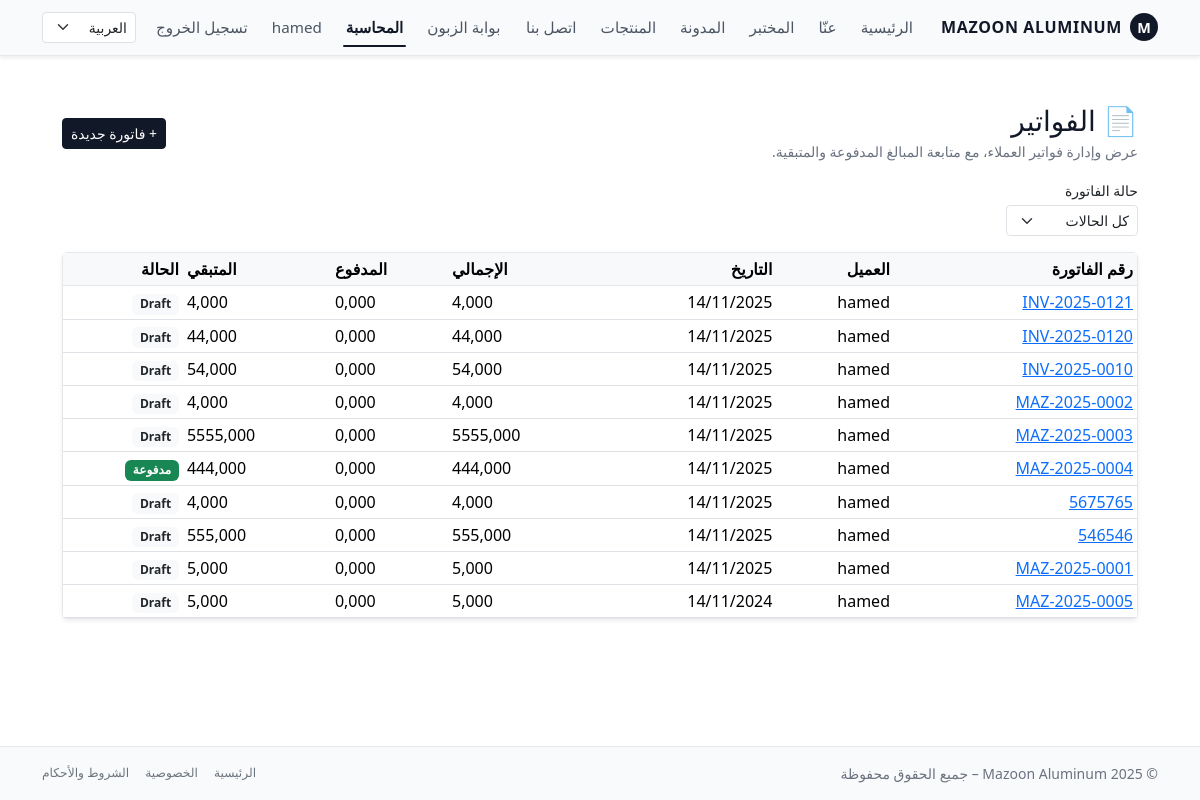
The app's page /ar/accounting/invoices/ (signed in), older data.
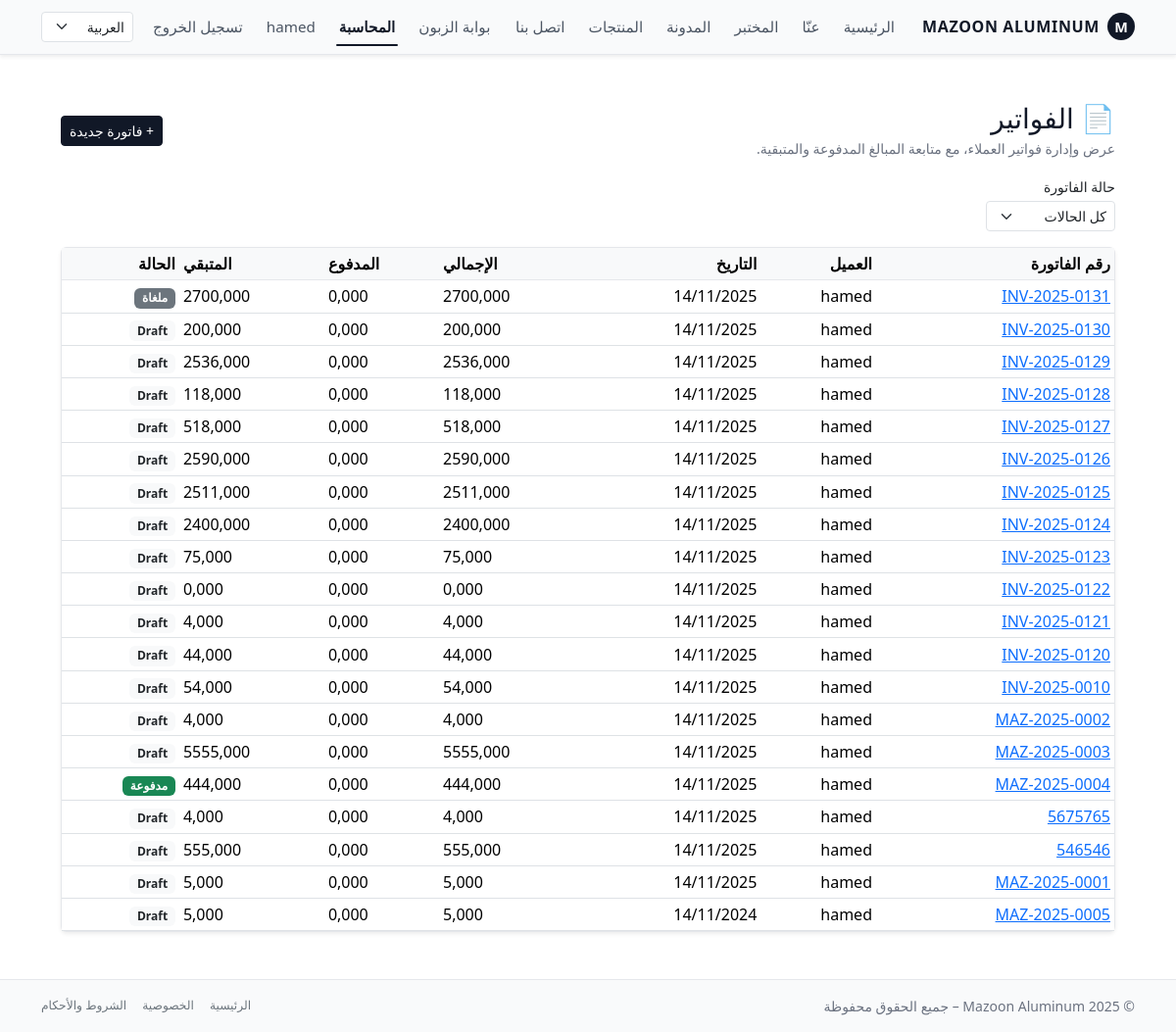
The same page, newer data.
### accounting/models.py (models this page shows, shortened)
class Invoice(models.Model):
    class Status(models.TextChoices):
        DRAFT = "draft", "Draft"
        SENT = "sent", "Sent"
        PARTIALLY_PAID = "partially_paid", "Partially Paid"
        PAID = "paid", "Paid"
        CANCELLED = "cancelled", "Cancelled"
    customer = models.ForeignKey(
        Customer,
        on_delete=models.PROTECT,
        related_name="invoices",
    )
    number = models.CharField(
        max_length=50,
        unique=True,
        blank=True,
        help_text="Human-readable invoice number, e.g. MAZ-2025-0001.",
    )
    issued_at = models.DateField(default=timezone.now)
    due_date = models.DateField(null=True, blank=True)
    description = models.TextField(blank=True)
    terms = models.TextField(
        blank=True,
        help_text="Terms and conditions shown on the invoice."
    )
    total_amount = models.DecimalField(max_digits=12, decimal_places=3)
    paid_amount = models.DecimalField(
        max_digits=12,
        decimal_places=3,
        default=0,
        help_text="Cached sum of related payments for quick display.",
    )
    status = models.CharField(
        max_length=20,
        choices=Status.choices,
        default=Status.DRAFT,
    )
    created_at = models.DateTimeField(auto_now_add=True)
    updated_at = models.DateTimeField(auto_now=True)
    class Meta:
        ordering = ("-issued_at", "-id")
        indexes = [
            models.Index(fields=["number"]),
            models.Index(fields=["status"]),
            models.Index(fields=["issued_at"]),
        ]
    @property
    def balance(self) -> Decimal:
        return self.total_amount - self.paid_amount

class Customer(models.Model):
    user = models.OneToOneField(
        settings.AUTH_USER_MODEL,
        on_delete=models.SET_NULL,
        null=True,
        blank=True,
        related_name="customer_profile",
        help_text="Optional: link to a Django user for portal access.",
    )
    name = models.CharField(max_length=255)
    phone = models.CharField(max_length=50, blank=True)
    email = models.EmailField(blank=True)
    company_name = models.CharField(max_length=255, blank=True)
    tax_number = models.CharField(
        max_length=50,
        blank=True,
        help_text="Optional: VAT / Tax ID if applicable.",
    )
    address = models.TextField(blank=True)
    created_at = models.DateTimeField(auto_now_add=True)
    class Meta:
        ordering = ("name", "id")

### accounting/views.py (the view)
# urls.py: path("invoices/", views.InvoiceListView.as_view(), name="invoice_list"),
@method_decorator(accounting_staff_required, name="dispatch")
class InvoiceListView(ListView):
    model = Invoice
    template_name = "accounting/invoice_list.html"
    context_object_name = "invoices"
    paginate_by = 20
    def get_queryset(self):
        qs = (
            super()
            .get_queryset()
            .select_related("customer")
        )
        status = self.request.GET.get("status")
        if status:
            qs = qs.filter(status=status)
        return qs
    def get_context_data(self, **kwargs):
        ctx = super().get_context_data(**kwargs)
        ctx["status_filter"] = self.request.GET.get("status", "")
        return ctx

### accounting/views.py (called while the page is built)
def is_accounting_staff(user):
    return (
        user.is_authenticated
        and user.is_active
        and user.groups.filter(name="accounting_staff").exists()
    )

### templates/accounting/invoice_list.html (shortened to what this page needs)
{% extends "base.html" %}
{% block content %}
<div class="py-4">
  <div class="d-flex flex-wrap justify-content-between align-items-center mb-3 gap-2">
    <div>
      <h1 class="h3 mb-1">📄 الفواتير</h1>
      <p class="text-muted small mb-0">
        عرض وإدارة فواتير العملاء، مع متابعة المبالغ المدفوعة والمتبقية.
      </p>
    </div>
    <a href="{% url 'accounting:invoice_create' %}" class="btn btn-primary btn-sm">
      + فاتورة جديدة
    </a>
  </div>
  <form method="get" class="row g-2 mb-3 align-items-center">
    <div class="col-auto">
      <label for="id_status" class="form-label small mb-1">حالة الفاتورة</label>
      <select id="id_status" name="status" class="form-select form-select-sm" onchange="this.form.submit()">
        <option value="">كل الحالات</option>
      </select>
    </div>
  </form>
  <div class="card border-0 shadow-sm">
    <div class="card-body p-0">
      <div class="table-responsive">
        <table class="table table-hover table-sm mb-0 align-middle">
          <thead class="table-light">
            <tr>
              <th>رقم الفاتورة</th>
              <th>العميل</th>
              <th>التاريخ</th>
              <th class="text-end">الإجمالي</th>
              <th class="text-end">المدفوع</th>
              <th class="text-end">المتبقي</th>
              <th>الحالة</th>
            </tr>
          </thead>
          <tbody>
            {% for inv in invoices %}
              <tr>
                <td>
                  <a href="{% url 'accounting:invoice_detail' number=inv.number %}">
                    {{ inv.number }}
                  </a>
                </td>
                <td>{{ inv.customer.name }}</td>
                <td>{{ inv.issued_at|date:"d/m/Y" }}</td>
                <td class="text-end">{{ inv.total_amount }}</td>
                <td class="text-end">{{ inv.paid_amount }}</td>
                <td class="text-end">{{ inv.balance }}</td>
                <td>
                  {% if inv.status == inv.Status.PAID %}
                    <span class="badge bg-success">مدفوعة</span>
                  {% elif inv.status == inv.Status.PARTIALLY_PAID %}
                    <span class="badge bg-warning text-dark">مدفوعة جزئياً</span>
                  {% elif inv.status == inv.Status.CANCELLED %}
                    <span class="badge bg-secondary">ملغاة</span>
                  {% elif inv.status == inv.Status.SENT %}
                    <span class="badge bg-info text-dark">مرسلة</span>
                  {% else %}
                    <span class="badge bg-light text-dark">{{ inv.get_status_display }}</span>
                  {% endif %}
                </td>
              </tr>
            {% empty %}
              <tr>
                <td colspan="7" class="text-center text-muted py-4">
                  لا توجد فواتير حتى الآن.
                </td>
              </tr>
            {% endfor %}
          </tbody>
        </table>
      </div>
    </div>
  </div>
</div>
{% endblock %}

### templates/base.html (shortened to what this page needs)
{% load static i18n %}
<!doctype html>
<html lang="{{ LANGUAGE_CODE }}" dir="{% if LANGUAGE_CODE == 'ar' %}rtl{% else %}ltr{% endif %}" data-bs-theme="light">
<head>
    {% if LANGUAGE_CODE == "ar" %}
        <link
            href="https://cdn.jsdelivr.net/npm/bootstrap@5.3.8/dist/css/bootstrap.rtl.min.css"
            rel="stylesheet"
        />
    {% else %}
        <link
            href="https://cdn.jsdelivr.net/npm/bootstrap@5.3.8/dist/css/bootstrap.min.css"
            rel="stylesheet"
        />
    {% endif %}
    <link rel="stylesheet" href="{% static 'css/style.css' %}"/>
</head>
<body class="bg-body text-body d-flex flex-column min-vh-100">
<nav class="navbar navbar-expand-lg navbar-light mazoon-navbar shadow-sm">
    <div class="container">
        <a class="navbar-brand fw-bold d-flex align-items-center gap-2" href="{% url 'home' %}">
            <span class="brand-mark rounded-circle d-inline-flex align-items-center justify-content-center">
                M
            </span>
            <span class="brand-text">Mazoon Aluminum</span>
        </a>
        <div class="collapse navbar-collapse" id="mainNavbar">
            <ul class="navbar-nav me-auto mb-2 mb-lg-0 main-nav-links">
                <li class="nav-item">
                    <a class="nav-link {% if request.resolver_match.url_name == 'home' %}active{% endif %}"
                       href="{% url 'home' %}">{% trans "الرئيسية" %}</a>
                </li>
                <li class="nav-item">
                    <a class="nav-link {% if request.resolver_match.url_name == 'about' %}active{% endif %}"
                       href="{% url 'about' %}">{% trans "عنّا" %}</a>
                </li>
                <li class="nav-item">
                    <a class="nav-link {% if request.resolver_match.url_name == 'lab' %}active{% endif %}"
                       href="{% url 'lab' %}">{% trans "المختبر" %}</a>
                </li>
                <li class="nav-item">
                    <a class="nav-link {% if request.resolver_match.url_name == 'blog_list' or request.resolver_match.url_name == 'blog_detail' %}active{% endif %}"
                       href="{% url 'blog_list' %}">{% trans "المدونة" %}</a>
                </li>
                <li class="nav-item">
                    <a class="nav-link {% if request.resolver_match.url_name == 'product_list' %}active{% endif %}"
                       href="{% url 'product_list' %}">{% trans "المنتجات" %}</a>
                </li>
                <li class="nav-item">
                    <a class="nav-link {% if request.resolver_match.url_name == 'contact' %}active{% endif %}"
                       href="{% url 'contact' %}">{% trans "اتصل بنا" %}</a>
                </li>
            </ul>
            <ul class="navbar-nav ms-auto mb-2 mb-lg-0 align-items-center top-right-links">
                {% if user.is_authenticated and user.customer_profile %}
                    <li class="nav-item">
                        <a class="nav-link {% if request.resolver_match.namespace == 'portal' %}active{% endif %}"
                           href="{% url 'portal:dashboard' %}">
                            بوابة الزبون
                        </a>
                    </li>
                {% endif %}
                {% if user.is_authenticated and user.is_staff %}
                    <li class="nav-item">
                        <a class="nav-link {% if request.resolver_match.namespace == 'accounting' %}active{% endif %}"
                           href="{% url 'accounting:dashboard' %}">
                            المحاسبة
                        </a>
                    </li>
                {% endif %}
                {% if user.is_authenticated %}
                    <li class="nav-item d-none d-lg-block">
                        <span class="nav-link small text-muted">
                            {{ user.username }}
                        </span>
                    </li>
                    <li class="nav-item">
                        <form action="{% url 'logout' %}" method="post" class="d-inline">
                            <button type="submit" class="nav-link btn btn-link p-0 nav-link-btn">
                                {% trans "تسجيل الخروج" %}
                            </button>
                        </form>
                    </li>
                {% endif %}
                <li class="nav-item ms-2">
                    <form action="{% url 'set_language' %}" method="post" class="d-flex">
                        <select name="language" class="form-select form-select-sm lang-switcher"
                                onchange="this.form.submit()">
                            <option value="ar" {% if LANGUAGE_CODE == 'ar' %}selected{% endif %}>العربية</option>
                        </select>
                    </form>
                </li>
            </ul>
        </div>
    </div>
</nav>
<main class="py-4 flex-grow-1">
    <div class="container">
        {% block content %}{% endblock %}
    </div>
</main>
<footer class="mazoon-footer border-top py-3 mt-auto">
    <div class="container d-flex flex-column flex-md-row justify-content-between align-items-center text-muted small gap-2">
        <div>
            &copy; {% now "Y" %} Mazoon Aluminum – {% trans "جميع الحقوق محفوظة" %}
        </div>
        <div class="d-flex gap-3">
            <a href="{% url 'home' %}" class="link-secondary text-decoration-none small">{% trans "الرئيسية" %}</a>
            <a href="#" class="link-secondary text-decoration-none small">{% trans "الخصوصية" %}</a>
            <a href="#" class="link-secondary text-decoration-none small">{% trans "الشروط والأحكام" %}</a>
        </div>
    </div>
</footer>
</body>
</html>

### static/css/style.css (style rules this page uses)
:root { --mazoon-bg-page: #f4f4f5; --mazoon-card-bg: #ffffff; --mazoon-text-main: #111827; --mazoon-text-muted: #6b7280; --mazoon-primary: #111827; --mazoon-primary-soft: #374151; --mazoon-accent: #f59e0b; --mazoon-border-soft: #e5e7eb; }
body { background-color: var(--mazoon-bg-page) !important; color: var(--mazoon-text-main) !important; }
h1, h2, h3, h4, h5, h6 { color: var(--mazoon-text-main) !important; }
.text-muted { color: var(--mazoon-text-muted) !important; }
.mazoon-navbar { background-color: #f9fafb !important; border-bottom: 1px solid var(--mazoon-border-soft) !important; }
.mazoon-navbar .navbar-brand .brand-mark { width: 28px; height: 28px; font-size: 0.9rem; background-color: var(--mazoon-primary); color: #ffffff; }
.mazoon-navbar .navbar-brand .brand-text { font-size: 1rem; letter-spacing: 0.04em; text-transform: uppercase; color: var(--mazoon-text-main); }
.mazoon-navbar .nav-link { position: relative; font-size: 0.95rem; padding-inline: 0.75rem !important; color: #4b5563 !important; }
.mazoon-navbar .nav-link.active { color: var(--mazoon-primary) !important; font-weight: 600; }
.mazoon-navbar .nav-link.active::after { content: ""; position: absolute; inset-inline: 0.6rem; bottom: 0; height: 2px; background-color: var(--mazoon-primary); border-radius: 999px; }
.nav-link-btn { cursor: pointer; white-space: nowrap; }
.lang-switcher { min-width: 90px; }
.card, .feature-card, .system-card, .partner-card, .product-card, .blog-card { background-color: var(--mazoon-card-bg) !important; border-radius: 6px; border: 1px solid var(--mazoon-border-soft) !important; box-shadow: 0 4px 12px rgba(15, 23, 42, 0.03); }
.btn-primary { background-color: var(--mazoon-primary) !important; border-color: var(--mazoon-primary) !important; color: #ffffff !important; }
.mazoon-footer { background-color: #f9fafb !important; border-top: 1px solid var(--mazoon-border-soft) !important; }
.table thead tr { background-color: #f9fafb; }
.table thead th { border-bottom-color: var(--mazoon-border-soft); }
main .container { max-width: 1100px; }

Row changes from the older to the newer data that the page shows:
added Invoice: number "INV-2025-0131", customer.name "hamed", issued_at "14/11/2025", total_amount "2700,000", paid_amount "0,000", balance "2700,000", status "ملغاة"
added Invoice: number "INV-2025-0130", customer.name "hamed", issued_at "14/11/2025", total_amount "200,000", paid_amount "0,000", balance "200,000", status "Draft"
added Invoice: number "INV-2025-0129", customer.name "hamed", issued_at "14/11/2025", total_amount "2536,000", paid_amount "0,000", balance "2536,000", status "Draft"
added Invoice: number "INV-2025-0128", customer.name "hamed", issued_at "14/11/2025", total_amount "118,000", paid_amount "0,000", balance "118,000", status "Draft"
added Invoice: number "INV-2025-0127", customer.name "hamed", issued_at "14/11/2025", total_amount "518,000", paid_amount "0,000", balance "518,000", status "Draft"
added Invoice: number "INV-2025-0126", customer.name "hamed", issued_at "14/11/2025", total_amount "2590,000", paid_amount "0,000", balance "2590,000", status "Draft"
added Invoice: number "INV-2025-0125", customer.name "hamed", issued_at "14/11/2025", total_amount "2511,000", paid_amount "0,000", balance "2511,000", status "Draft"
added Invoice: number "INV-2025-0124", customer.name "hamed", issued_at "14/11/2025", total_amount "2400,000", paid_amount "0,000", balance "2400,000", status "Draft"
added Invoice: number "INV-2025-0123", customer.name "hamed", issued_at "14/11/2025", total_amount "75,000", paid_amount "0,000", balance "75,000", status "Draft"
added Invoice: number "INV-2025-0122", customer.name "hamed", issued_at "14/11/2025", total_amount "0,000", paid_amount "0,000", balance "0,000", status "Draft"
